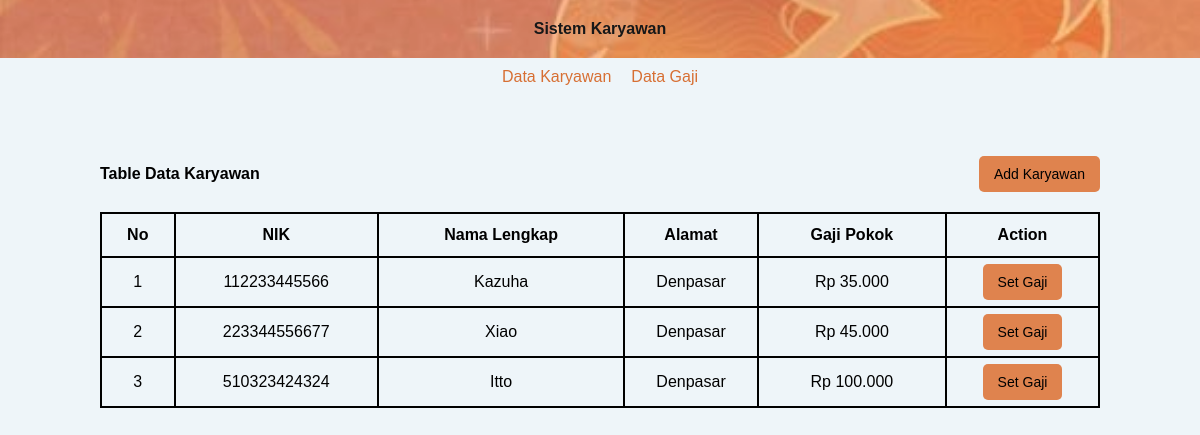
The page / on the database its author committed.
### tables this page shows
CREATE TABLE `user` (
  `nik` char(13) NOT NULL,
  `nama_lengkap` varchar(200) NOT NULL,
  `alamat` varchar(200) NOT NULL,
  `gaji_pokok` double NOT NULL
);

### KaryawanHandler.php (called while the page is built, shortened)
<?php
class KaryawanHandler {
  private $pdo;
  public function __construct($pdo){
    $this->pdo =$pdo;
  }
  public function displayAllData(){
    $stmt = $this->pdo->query("SELECT * FROM user");
    return $stmt->fetchAll(PDO::FETCH_ASSOC);
  }
}

### function.php (called while the page is built)
<?php
function rupiah($angka){
	$hasil_rupiah = "Rp " . number_format($angka,0,',','.');
	return $hasil_rupiah;
}

### index.php (the view, shortened to what this page needs)
<!DOCTYPE html>
<html>
<head>
  <link rel="stylesheet" href="style.css?<?php echo time();?>">
</head>
<body>
<header>
    <h4>Sistem Karyawan</h4>
</header>
<nav>
  <a class="active" aria-current="page" href="./index.php">
      <span>Data Karyawan</span>
  </a>
  <a class="" href="./gaji.php">
      <span>Data Gaji</span>
  </a>
</nav>
<?php
require_once 'KaryawanHandler.php';
require_once 'function.php';
$obj = new KaryawanHandler($pdo);
$datas = $obj->displayAllData();
?>
<section style="margin-top:60px;" class="content">
  <div class="title">
    <h4>Table Data Karyawan</h4>
    <a class="btn_add" href="./add_karyawan.php">Add Karyawan</a>
  </div>
  <table id="table">
  <tr>
    <th>No</th>
    <th>NIK</th>
    <th>Nama Lengkap</th>
    <th>Alamat</th>
    <th>Gaji Pokok</th>
    <th>Action</th>
  </tr>
  <?php if(!empty($datas)):?>
  <?php $no=1;?>
  <?php foreach($datas as $data):?>
  <tr>
    <td><?=$no?></td>
    <td><?=$data['nik']?></td>
    <td><?=$data['nama_lengkap']?></td>
    <td><?=$data['alamat']?></td>
    <td><?=rupiah($data['gaji_pokok']) ?></td>
    <td>
      <a href="./add_gaji.php?nik=<?=$data['nik']?>" class="btn_set">Set Gaji</a>
    </td>
  </tr>
  <?php $no++;?>
  <?php endforeach;?>
  <?php endif;?>
</table>
</section>
</body>
</html>

### style.css (style rules this page uses)
:root { --primary : #d76f33; --secondary:#EEF5F9; --gray:gray; --success:#df834e; --warning:#df834e; --black : rgb(0, 0, 0); }
* { margin: 0; font-family:'Franklin Gothic Medium', 'Arial Narrow', Arial, sans-serif }
body { background-color: var(--secondary); }
header { display: flex; justify-content:space-around; align-items: center; padding:20px 0; color: var(--white); flex-direction: column; background-image: url('IMAGE2.jpg'); background-repeat: no-repeat; background-size: cover; background-position: center center; background-color: #131313; opacity: 0.9; }
header h4 { margin: 0; }
nav { background-color: var(--white); padding:10px 0; display: flex; justify-content:center; align-items:center; gap:20px; }
nav a { text-decoration: none; color: var(--primary); }
section { margin:0 100px; display: flex; flex-direction: column; gap:20px; }
section .title { display: flex; justify-content: space-between; align-items: center; }
.btn_add { text-decoration: none; background-color:var(--success); color: var(--white); padding:10px 15px; border-radius:5px; border: none; font-size: 14px; cursor: pointer; }
.btn_set { text-decoration: none; background-color:var(--warning); color: var(--black); padding:10px 15px; border-radius:5px; border: none; font-size: 14px; }
#table { font-family:Cambria, Cochin, Georgia, Times, 'Times New Roman', serif; border-collapse: collapse; width: 100%; }
#table td, #table th { border: 2px solid #000000; padding: 8px; border-collapse: collapse; }
#table tr:nth-child(even) { background-color:var(--white) }
#table th { padding-top: 12px; padding-bottom: 12px; text-align: center; background-color:var(--white); color:var(--black); border-collapse: collapse; border: 2px solid #000000; }
#table td { text-align: center; padding: 15px 0; border-collapse: collapse; border: 2px solid #000000; }

### rows shown on the page
user: nik "112233445566", nama_lengkap "Kazuha", alamat "Denpasar", gaji_pokok "Rp 35.000"
user: nik "223344556677", nama_lengkap "Xiao", alamat "Denpasar", gaji_pokok "Rp 45.000"
user: nik "510323424324", nama_lengkap "Itto", alamat "Denpasar", gaji_pokok "Rp 100.000"
